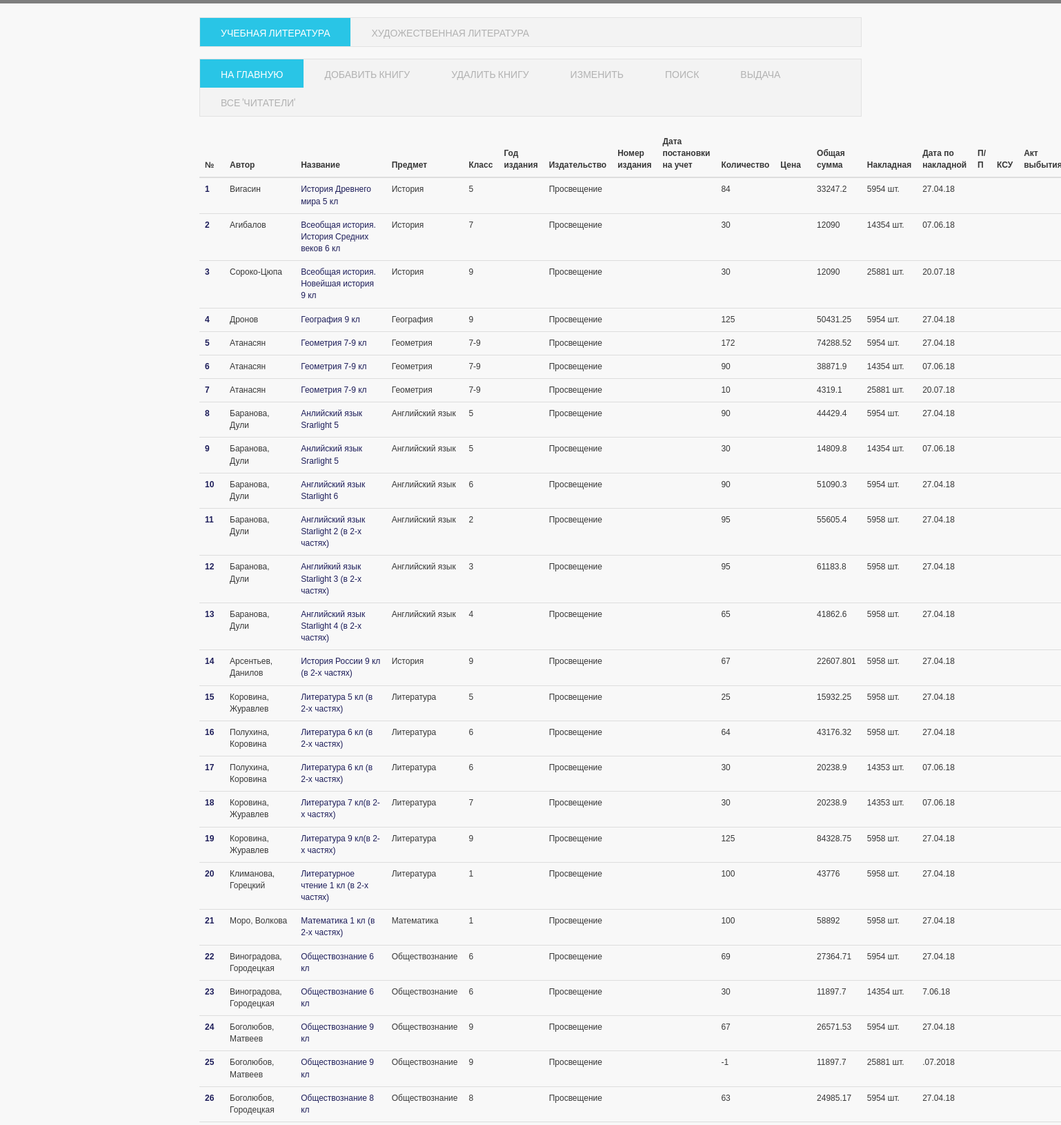
The page / (upper part) on the database its author committed.
### tables this page shows
CREATE TABLE books (id INTEGER PRIMARY KEY UNIQUE, author TEXT, name STRING, subject STRING, date STRING, yeartown STRING, number STRING, quantity INTEGER, price DECIMAL, notes TEXT, clas INTEGER, decomission BOOLEAN, numberinlist STRING, publisher STRING, sum DECIMAL, set_1 STRING, consignment STRING, code INTEGER, datecon STRING);

### app.py (the view)
@app.route('/index')
@app.route("/", methods=["GET"])
def index():
    global database
    con = sqlite3.connect(database)
    cursoro = con.cursor()
    show_all = cursoro.execute('SELECT * FROM books').fetchall()
    con.commit()
    con.close()
    return render_template("index.html", show_all=show_all, db=database)

### templates/index.html (shortened to what this page needs)
{% extends 'base.html' %}
{% block content %}
<div class="wrapper container">
    <nav class="navbar navbar-default">
        <ul class="nav navbar-nav">
            {% if db == 'BD1.db'%}
            <li><a href="/db_ucheb">Учебная литература</a></li>
            <li class="active"><a href="/db_hudoz">Художественная литература</a></li>
            {% else %}
            <li class="active"><a href="/db_ucheb">Учебная литература</a></li>
            <li><a href="/db_hudoz">Художественная литература</a></li>
            {% endif %}
        </ul>
    </nav>
    <nav class="navbar navbar-default">
        <ul class="nav navbar-nav">
            <li class="active"><a href="/index">На главную</a></li>
            <li><a href="/addbook">Добавить книгу</a></li>
            <li><a href="/deletebook">Удалить книгу</a></li>
            <li><a href="/change">Изменить</a></li>
            <li><a href="/find">Поиск</a></li>
            <li><a href="/giving">Выдача</a></li>
            <li><a href="/all_users">Все 'читатели'</a></li>
        </ul>
    </nav>
    <p>
    <table class="table table-hover">
        <thead>
        <tr>
            <th>№</th>
            <th>Автор</th>
            <th>Название</th>
            <th>Предмет</th>
            <th>Класс</th>
            <th>Год издания</th>
            <th>Издательство</th>
            <th>Номер издания</th>
            <th>Дата постановки на учет</th>
            <th>Количество</th>
            <th>Цена</th>
            <th>Общая сумма</th>
            <th>Накладная</th>
            <th>Дата по накладной</th>
            <th>П/П</th>
            <th>КСУ</th>
            <th>Акт выбытия</th>
        </tr>
        </thead>
        <tbody>
        {%for message in show_all %}
        <tr>
            <th scope="row"><a href="/book_page/{{message[17]}}"  style="color: #1E1E5A">{{message[0]}}</a></th>
            <td>{{message[1]}}</td>
            <td><a href="/book_page/{{message[17]}}"  style="color: #1E1E5A">{{message[2]}}</a></td>
            <td>{{message[3]}}</td>
            <td>{{message[10]}}</td>
            <td>{{message[5]}}</td>
            <td>{{message[13]}}</td>
            <td>{{message[6]}}</td>
            <td>{{message[4]}}</td>
            <td>{{message[7]}}</td>
            <td>{{message[8]}}</td>
            <td>{{message[14]}}</td>
            <td>{{message[16]}}</td>
            <td>{{message[18]}}</td>
            <td>{{message[12]}}</td>
            <td>{{message[15]}}</td>
            <td>{{message[11]}}</td>
        </tr>
        {% endfor %}
        </tbody>
    </table>
</div>
{% endblock %}

### templates/base.html (style rules this page uses)
table { color: #373737; }
a { color: #1E1E5A; }

### rows shown on the page
books: id "1", author "Вигасин", name "История Древнего мира 5 кл", subject "История", clas "5", publisher "Просвещение", quantity "84", sum "33247.2", consignment "5954 шт.", datecon "27.04.18"
books: id "2", author "Агибалов", name "Всеобщая история. История Средних веков 6 кл", subject "История", clas "7", publisher "Просвещение", quantity "30", sum "12090", consignment "14354 шт.", datecon "07.06.18"
books: id "3", author "Сороко-Цюпа", name "Всеобщая история. Новейшая история 9 кл", subject "История", clas "9", publisher "Просвещение", quantity "30", sum "12090", consignment "25881 шт.", datecon "20.07.18"
books: id "4", author "Дронов", name "География 9 кл", subject "География", clas "9", publisher "Просвещение", quantity "125", sum "50431.25", consignment "5954 шт.", datecon "27.04.18"
books: id "5", author "Атанасян", name "Геометрия 7-9 кл", subject "Геометрия", clas "7-9", publisher "Просвещение", quantity "172", sum "74288.52", consignment "5954 шт.", datecon "27.04.18"
books: id "6", author "Атанасян", name "Геометрия 7-9 кл", subject "Геометрия", clas "7-9", publisher "Просвещение", quantity "90", sum "38871.9", consignment "14354 шт.", datecon "07.06.18"
books: id "7", author "Атанасян", name "Геометрия 7-9 кл", subject "Геометрия", clas "7-9", publisher "Просвещение", quantity "10", sum "4319.1", consignment "25881 шт.", datecon "20.07.18"
books: id "8", author "Баранова, Дули", name "Анлийский язык Srarlight 5", subject "Английский язык", clas "5", publisher "Просвещение", quantity "90", sum "44429.4", consignment "5954 шт.", datecon "27.04.18"
books: id "9", author "Баранова, Дули", name "Анлийский язык Srarlight 5", subject "Английский язык", clas "5", publisher "Просвещение", quantity "30", sum "14809.8", consignment "14354 шт.", datecon "07.06.18"
books: id "10", author "Баранова, Дули", name "Английский язык Starlight 6", subject "Английский язык", clas "6", publisher "Просвещение", quantity "90", sum "51090.3", consignment "5954 шт.", datecon "27.04.18"
books: id "11", author "Баранова, Дули", name "Английский язык Starlight 2 (в 2-х частях)", subject "Английский язык", clas "2", publisher "Просвещение", quantity "95", sum "55605.4", consignment "5958 шт.", datecon "27.04.18"
books: id "12", author "Баранова, Дули", name "Английкий язык Starlight 3 (в 2-х частях)", subject "Английский язык", clas "3", publisher "Просвещение", quantity "95", sum "61183.8", consignment "5958 шт.", datecon "27.04.18"
books: id "13", author "Баранова, Дули", name "Английский язык Starlight 4 (в 2-х частях)", subject "Английский язык", clas "4", publisher "Просвещение", quantity "65", sum "41862.6", consignment "5958 шт.", datecon "27.04.18"
books: id "14", author "Арсентьев, Данилов", name "История России 9 кл (в 2-х частях)", subject "История", clas "9", publisher "Просвещение", quantity "67", sum "22607.801", consignment "5958 шт.", datecon "27.04.18"
books: id "15", author "Коровина, Журавлев", name "Литература 5 кл (в 2-х частях)", subject "Литература", clas "5", publisher "Просвещение", quantity "25", sum "15932.25", consignment "5958 шт.", datecon "27.04.18"
books: id "16", author "Полухина, Коровина", name "Литература 6 кл (в 2-х частях)", subject "Литература", clas "6", publisher "Просвещение", quantity "64", sum "43176.32", consignment "5958 шт.", datecon "27.04.18"
books: id "17", author "Полухина, Коровина", name "Литература 6 кл (в 2-х частях)", subject "Литература", clas "6", publisher "Просвещение", quantity "30", sum "20238.9", consignment "14353 шт.", datecon "07.06.18"
books: id "18", author "Коровина, Журавлев", name "Литература 7 кл(в 2-х частях)", subject "Литература", clas "7", publisher "Просвещение", quantity "30", sum "20238.9", consignment "14353 шт.", datecon "07.06.18"
books: id "19", author "Коровина, Журавлев", name "Литература 9 кл(в 2-х частях)", subject "Литература", clas "9", publisher "Просвещение", quantity "125", sum "84328.75", consignment "5958 шт.", datecon "27.04.18"
books: id "20", author "Климанова, Горецкий", name "Литературное чтение 1 кл (в 2-х частях)", subject "Литература", clas "1", publisher "Просвещение", quantity "100", sum "43776", consignment "5958 шт.", datecon "27.04.18"
books: id "21", author "Моро, Волкова", name "Математика 1 кл (в 2-х частях)", subject "Математика", clas "1", publisher "Просвещение", quantity "100", sum "58892", consignment "5958 шт.", datecon "27.04.18"
books: id "22", author "Виноградова, Городецкая", name "Обществознание 6 кл", subject "Обществознание", clas "6", publisher "Просвещение", quantity "69", sum "27364.71", consignment "5954 шт.", datecon "27.04.18"
books: id "23", author "Виноградова, Городецкая", name "Обществознание 6 кл", subject "Обществознание", clas "6", publisher "Просвещение", quantity "30", sum "11897.7", consignment "14354 шт.", datecon "7.06.18"
books: id "24", author "Боголюбов, Матвеев", name "Обществознание 9 кл", subject "Обществознание", clas "9", publisher "Просвещение", quantity "67", sum "26571.53", consignment "5954 шт.", datecon "27.04.18"
books: id "25", author "Боголюбов, Матвеев", name "Обществознание 9 кл", subject "Обществознание", clas "9", publisher "Просвещение", quantity "-1", sum "11897.7", consignment "25881 шт.", datecon ".07.2018"
books: id "26", author "Боголюбов, Городецкая", name "Обществознание 8 кл", subject "Обществознание", clas "8", publisher "Просвещение", quantity "63", sum "24985.17", consignment "5954 шт.", datecon "27.04.18"
